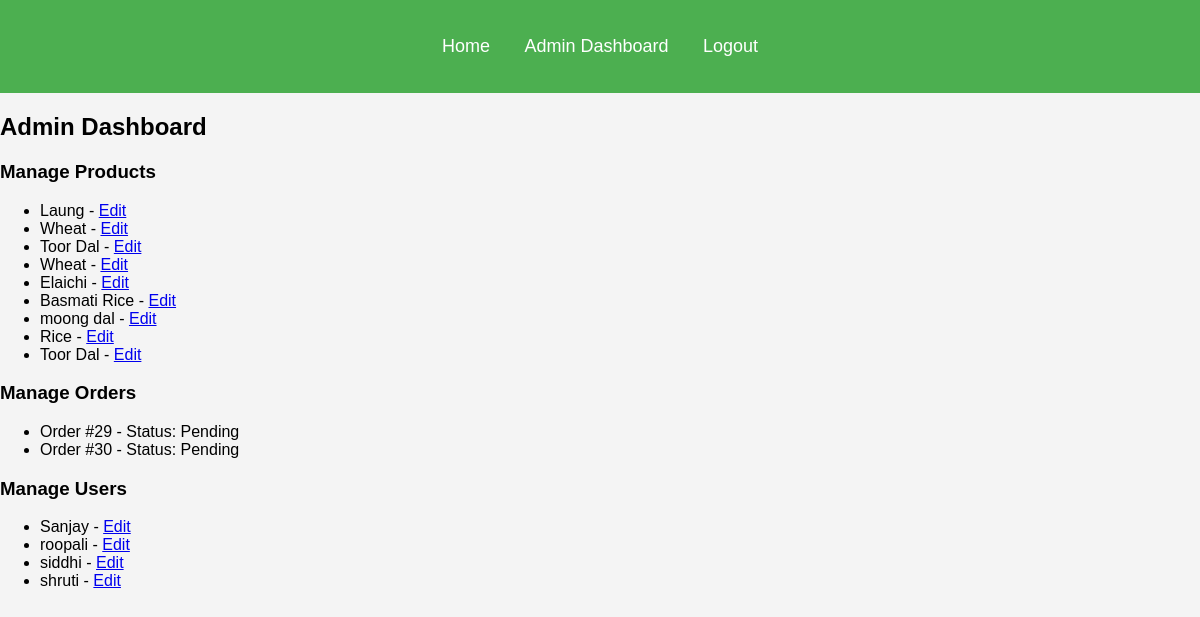
Screenshot of /Demo/Admindash.php with the database file from the repository.
### tables this page shows
CREATE TABLE IF NOT EXISTS `products` (
  `id` int NOT NULL AUTO_INCREMENT,
  `name` varchar(255) NOT NULL,
  `description` text,
  `price` decimal(10,2) NOT NULL,
  `unit` varchar(50) NOT NULL,
  `quantity` int NOT NULL,
  `category` varchar(100) NOT NULL,
  `location` varchar(100) NOT NULL,
  `image_url` varchar(255) DEFAULT NULL,
  `seller_id` int NOT NULL,
  `organic_certified` tinyint(1) DEFAULT '0',
  `in_stock` tinyint(1) DEFAULT '1',
  `created_at` timestamp NULL DEFAULT CURRENT_TIMESTAMP,
  `updated_at` timestamp NULL DEFAULT CURRENT_TIMESTAMP ON UPDATE CURRENT_TIMESTAMP,
  PRIMARY KEY (`id`),
  KEY `seller_id` (`seller_id`)
);

CREATE TABLE IF NOT EXISTS `orders` (
  `id` int NOT NULL AUTO_INCREMENT,
  `buyer_id` int NOT NULL,
  `seller_id` int NOT NULL,
  `product_id` int NOT NULL,
  `quantity` int NOT NULL,
  `total_price` decimal(10,2) NOT NULL,
  `created_at` timestamp NULL DEFAULT CURRENT_TIMESTAMP,
  `order_date` date NOT NULL,
  `status` enum('Pending','Shipped','Delivered','Cancelled') NOT NULL DEFAULT 'Pending',
  PRIMARY KEY (`id`),
  KEY `buyer_id` (`buyer_id`),
  KEY `seller_id` (`seller_id`),
  KEY `product_id` (`product_id`)
);

CREATE TABLE IF NOT EXISTS `users` (
  `id` int NOT NULL AUTO_INCREMENT,
  `username` varchar(100) NOT NULL,
  `email` varchar(100) NOT NULL,
  `password_hash` varchar(255) NOT NULL,
  `role` enum('Farmer','Buyer','Admin') NOT NULL,
  `status` enum('Active','Inactive','Pending') NOT NULL DEFAULT 'Pending',
  `otp` varchar(6) NOT NULL,
  `otp_verified` tinyint(1) DEFAULT '0',
  `otp_timestamp` timestamp NULL DEFAULT CURRENT_TIMESTAMP,
  `reset_token` varchar(300) DEFAULT NULL,
  `reset_token_expiry` datetime DEFAULT NULL,
  `address_line1` varchar(255) DEFAULT NULL,
  `address_line2` varchar(255) DEFAULT NULL,
  `city` varchar(100) DEFAULT NULL,
  `state` varchar(100) DEFAULT NULL,
  `postal_code` varchar(20) DEFAULT NULL,
  `country` varchar(100) DEFAULT NULL,
  `phone` varchar(20) DEFAULT NULL,
  PRIMARY KEY (`id`),
  UNIQUE KEY `email` (`email`)
);

### Demo/Admindash.php (the view, shortened to what this page needs)
<?php
$servername = "localhost";
$username = "root";
$password = "";
$dbname = "ams_db";
$conn = new mysqli($servername, $username, $password, $dbname);
$sql_products = "SELECT * FROM products";
$result_products = $conn->query($sql_products);
$sql_orders = "SELECT * FROM orders";
$result_orders = $conn->query($sql_orders);
$sql_users = "SELECT * FROM users";
$result_users = $conn->query($sql_users);
?>
<!DOCTYPE html>
<html lang="en">
<head>
    <link rel="stylesheet" href="Demo/style.css">
</head>
<body>
<header>
    <nav>
        <ul>
            <li><a href="index.php">Home</a></li>
            <li><a href="admin.php">Admin Dashboard</a></li>
            <li><a href="logout.php">Logout</a></li>
        </ul>
    </nav>
</header>
<section class="admin-dashboard">
    <h2>Admin Dashboard</h2>
    <div class="admin-section">
        <h3>Manage Products</h3>
        <ul>
            <?php while ($product = $result_products->fetch_assoc()) { ?>
                <li><?php echo $product['name']; ?> - <a href="edit-product.php?id=<?php echo $product['id']; ?>">Edit</a></li>
            <?php } ?>
        </ul>
    </div>
    <div class="admin-section">
        <h3>Manage Orders</h3>
        <ul>
            <?php while ($order = $result_orders->fetch_assoc()) { ?>
                <li>Order #<?php echo $order['id']; ?> - Status: <?php echo $order['status']; ?></li>
            <?php } ?>
        </ul>
    </div>
    <div class="admin-section">
        <h3>Manage Users</h3>
        <ul>
            <?php while ($user = $result_users->fetch_assoc()) { ?>
                <li><?php echo $user['username']; ?> - <a href="edit-user.php?id=<?php echo $user['id']; ?>">Edit</a></li>
            <?php } ?>
        </ul>
    </div>
</section>
</body>
</html>

### Demo/style.css (style rules this page uses)
body { font-family: 'Arial', sans-serif; margin: 0; padding: 0; background-color: #f4f4f4; }
header { background-color: #4CAF50; padding: 20px; color: white; text-align: center; }
header nav ul { list-style: none; padding: 0; }
header nav ul li { display: inline; margin: 0 15px; }
header nav ul li a { color: white; text-decoration: none; font-size: 18px; }

### rows the page displays
products: name "Laung"
products: name "Wheat"
products: name "Toor Dal"
products: name "Wheat"
products: name "Elaichi"
products: name "Basmati Rice"
products: name "moong dal"
products: name "Rice"
products: name "Toor Dal"
orders: id "29", status "Pending"
orders: id "30", status "Pending"
users: username "Sanjay"
users: username "roopali"
users: username "siddhi"
users: username "shruti"
